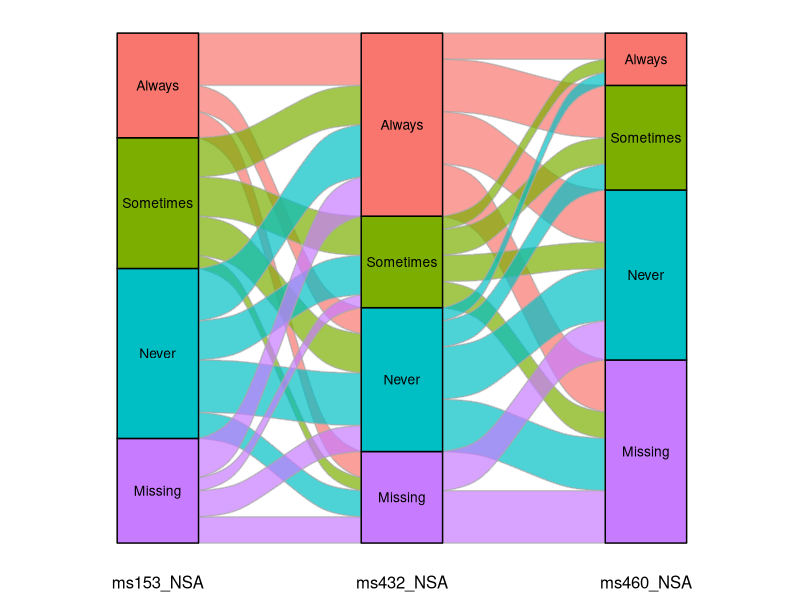
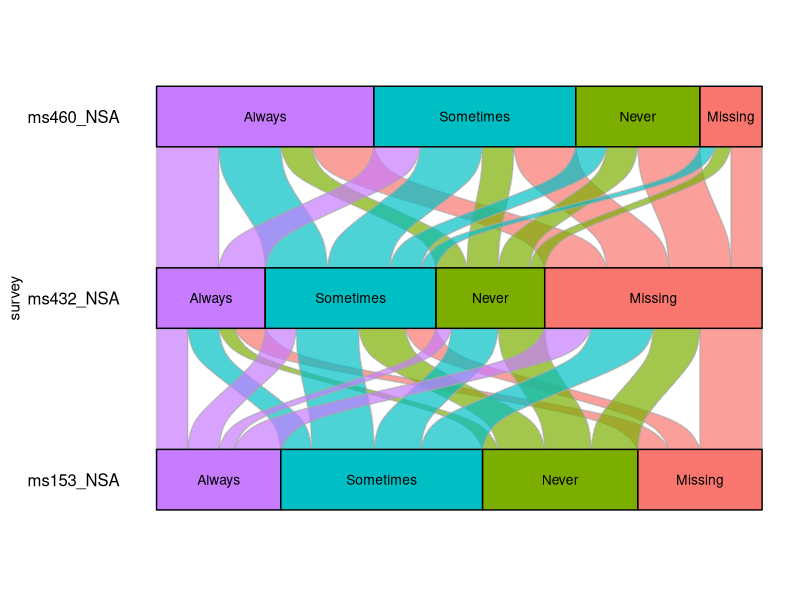

Recreate these plots in R, in order.
## ---- chunk 1
knitr::opts_chunk$set(echo = TRUE)
## ---- chunk 2
library(ggrepel)
library(ggplot2)

## ---- chunk 3
library(ggalluvial)
library(ggplot2)
data("vaccinations")
levels(vaccinations$response) = rev(levels(vaccinations$response))

ggplot(data = vaccinations, 
       mapping = aes(x = survey, 
                     stratum = response, 
                     alluvium = subject,
                     weight = freq,
                     fill = response, 
                     label = response)) +
    geom_flow(alpha = 0.7, color = "darkgray") +
    geom_stratum(alpha = 1) +
    geom_text(stat = "stratum", size = 3.5) +
    theme_classic() +
    # coord_flip() +
    theme(legend.position = "none", 
          axis.text.x = element_text(color = "black", size = 12),
          axis.title.x = element_blank(),
          axis.text.y = element_blank(),
          axis.line = element_blank(),
          axis.ticks = element_blank())
## ---- chunk 4
library(ggalluvial)
library(ggplot2)
data("vaccinations")
levels(vaccinations$response) = rev(levels(vaccinations$response))

ggplot(data = vaccinations, 
       mapping = aes(x = survey, 
                     stratum = response, 
                     alluvium = subject,
                     weight = freq,
                     fill = response, 
                     label = response)) +
    geom_flow(alpha = 0.7, color = "darkgray") +
    geom_stratum(alpha = 1) +
    geom_text(stat = "stratum", size = 3.5) +
    theme_classic() +
    coord_flip() +
    theme(legend.position = "none", 
          axis.text.x = element_blank(),
          axis.title.x = element_blank(),
          axis.text.y = element_text(color = "black", size = 12),
          axis.line = element_blank(),
          axis.ticks = element_blank())
